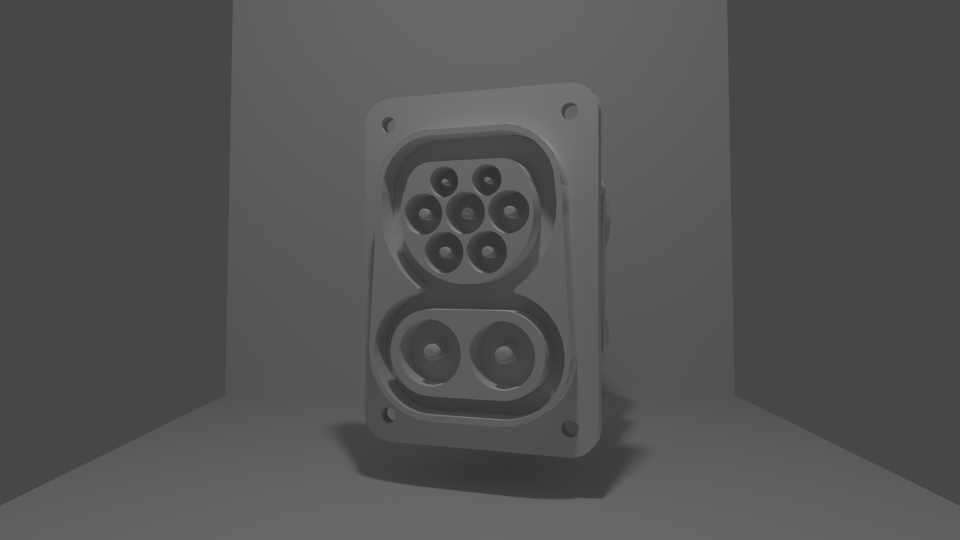
#> input picture Triangulation/images/toast_-20_25.png, 1920 x 1080 px (shown at 1/2 size)
$ jupyter execute triangulation.ipynb   (older library calls are emulated)
#> lines starting #> are read from the running program, lines starting #| are printed output that depends on the picture; after the words box and inside, x2 and y2 are one past the last pixel; in counts of white or black regions, pixels touching at a corner belong together; long printed decimals are rounded
[cell 1]
# import the necessary packages
from imutils import paths
import numpy as np
import imutils
import cv2
def find_marker(image):
	# convert the image to grayscale, blur it, and detect edges
	gray = cv2.cvtColor(image, cv2.COLOR_BGR2GRAY)
	gray = cv2.GaussianBlur(gray, (5, 5), 0)
	edged = cv2.Canny(gray, 35, 125)
	# find the contours in the edged image and keep the largest one;
	# we'll assume that this is our piece of paper in the image
	cnts = cv2.findContours(edged.copy(), cv2.RETR_LIST, cv2.CHAIN_APPROX_SIMPLE)
	cnts = imutils.grab_contours(cnts)
	c = max(cnts, key = cv2.contourArea)
	# compute the bounding box of the of the paper region and return it
	return cv2.minAreaRect(c)

[cell 2]
def distance_to_camera(knownWidth, focalLength, perWidth):
	# compute and return the distance from the maker to the camera
	return (knownWidth * focalLength) / perWidth

[cell 3]
# initialize the known distance from the camera to the object, which
# in this case is 25 cm
KNOWN_DISTANCE = 10 # in inches
# initialize the known object width, which in this case, the piece of
# paper is 12 inches wide
KNOWN_WIDTH = 1.6
# we load the first image that contains an object that is KNOWN TO BE 25 cm
# from our camera, then find the marker in the image, and initialize
# the focal length
image = cv2.imread("./images/toast_-20_25.png")
#> image is the input picture: shape (1080, 1920, 3); mean B, G, R 82.3, 82.3, 82.3
marker = find_marker(image)
#> in find_marker, `edged = cv2.Canny(gray, 35, 125)`:
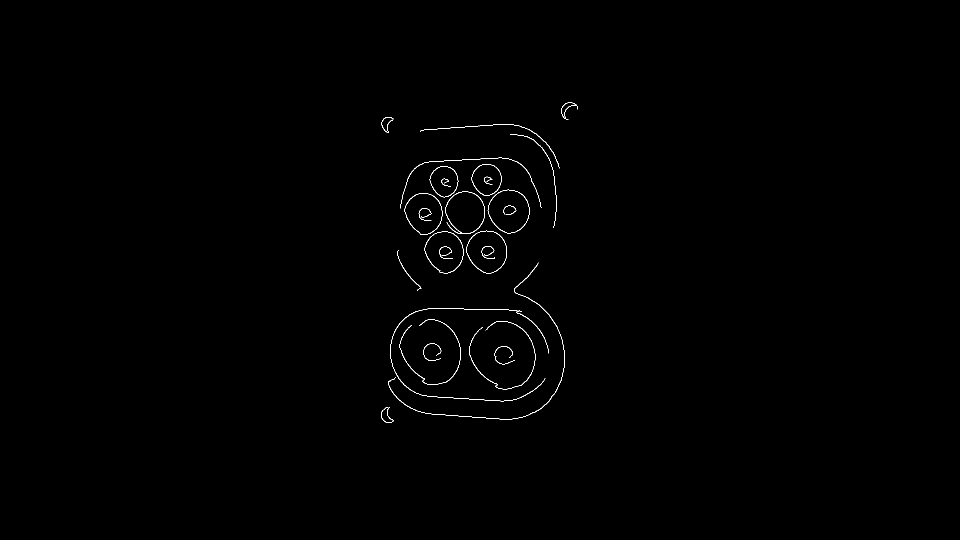
#> edged: shape (1080, 1920) (shown at 1/2 size); 0.33% white in thin lines or dots, all inside (x1, y1, x2, y2) = (762, 205, 1156, 846)
#> in find_marker, `cnts = cv2.findContours(edged.copy(), cv2.RETR_LIST, cv2.CHAIN_APPROX_..`: cnts = 36 contours, 6 with area under 20; largest, box (x1, y1, x2, y2) and area: (975, 379, 1059, 467) 5466, (975, 379, 1059, 467) 5392, (932, 461, 1014, 547) 5221, (932, 461, 1014, 547) 5144, (890, 383, 970, 468) 5070
#> in find_marker, `c = max(cnts, key = cv2.contourArea)`: c = contour of 123 points, box (x1, y1, x2, y2) (975, 379, 1059, 467), area 5466
#> marker = ((1018.8, 420.7), (82.02, 84.15), -45)
focalLength = (marker[1][0] * KNOWN_DISTANCE ) /(KNOWN_WIDTH)
#> focalLength = 512.7

[cell 4]
# Area of marker
print(marker[1][0])
#| 82.024

[cell 5]
# loop over the images

# for filename in os.listdir(directory):
image = cv2.imread("./images/toast_-20_25.png")
marker=find_marker(image)
  # marker = find_marker(image)
ref_inches = distance_to_camera(KNOWN_WIDTH, focalLength, marker[1][0])
#> ref_inches = 10
	# draw a bounding box around the image and display it
box = cv2.cv.BoxPoints(marker) if imutils.is_cv2() else cv2.boxPoints(marker)
#> box = ((1019.5, 479.5), (960, 420), (1018, 362), (1077.5, 421.5))
box = np.int0(box)
#> box = [[1019, 479], [960, 419], [1018, 361], [1077, 421]]
cv2.drawContours(image, [box], -1, (0, 255, 0), 2)
cv2.putText(image, "%.2f cm" % (ref_inches *2.5),
		(image.shape[1] - 200, image.shape[0] - 20), cv2.FONT_HERSHEY_SIMPLEX,
		2.0, (0, 255, 0), 3)
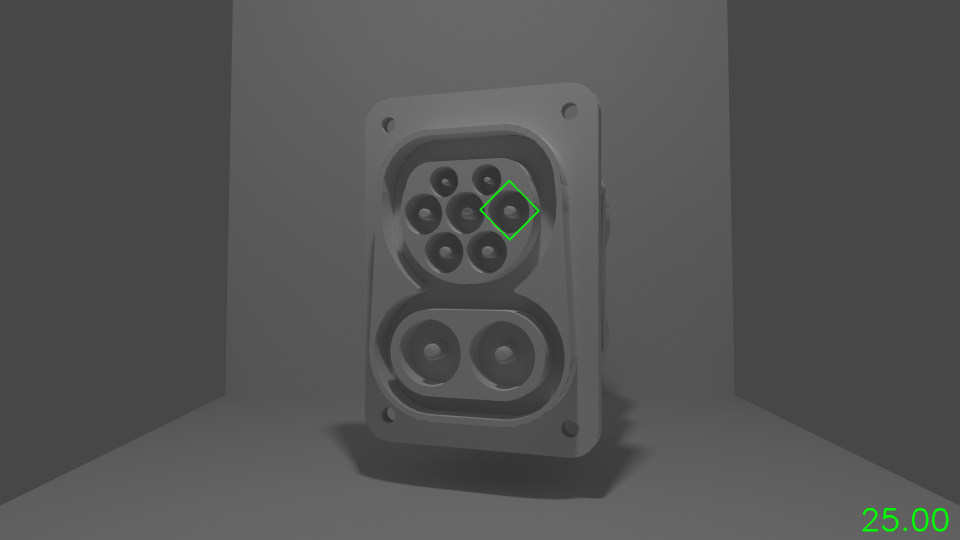
#> image: shape (1080, 1920, 3) (shown at 1/2 size); mean B, G, R 82.1, 82.6, 82.2

[cell 6]
image = cv2.resize(image, (800,400))
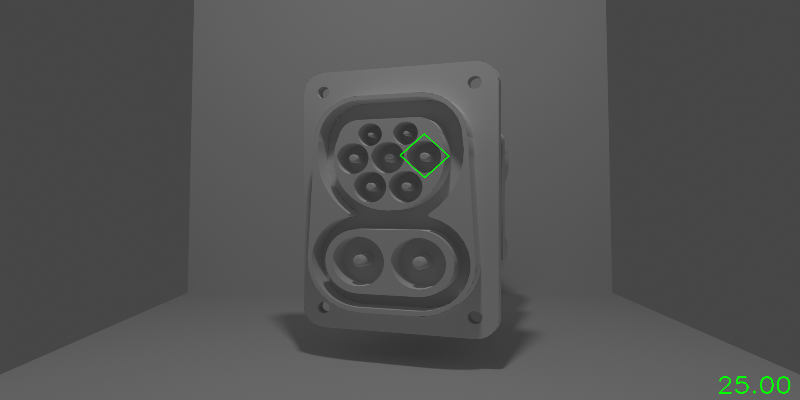
#> image: shape (400, 800, 3); mean B, G, R 82.1, 82.6, 82.1
cv2.imshow('img',image)
cv2.waitKey(0)
cv2.destroyAllWindows()

[cell 7]
print(f"{ref_inches*2.5}cm")
#| 25.0cm

##### Above cell shows the depth of the reference image.

[cell 8]
# for filename in os.listdir(directory):
image2 = cv2.imread("./images/toast_-20_37.png")
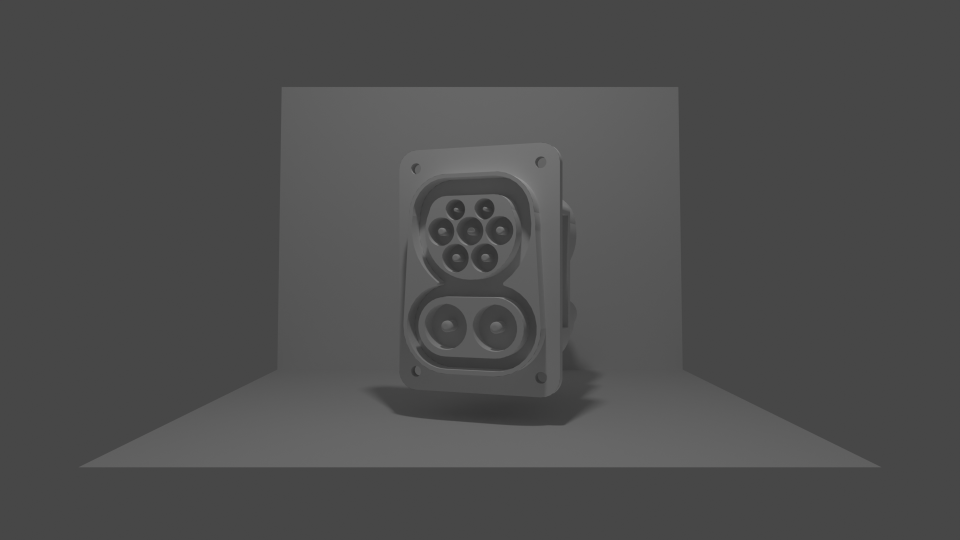
#> input picture Triangulation/images/toast_-20_37.png, 1920 x 1080 px (shown at 1/2 size)
#> image2 is the input picture: shape (1080, 1920, 3); mean B, G, R 77.2, 77.2, 77.2
marker=find_marker(image2)
#> in find_marker (call 3), `edged = cv2.Canny(gray, 35, 125)`:
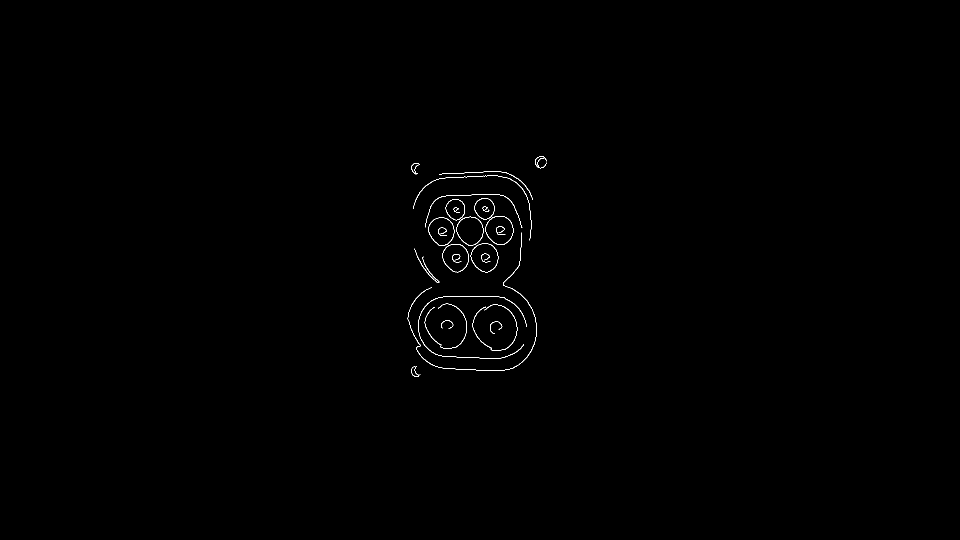
#> edged: shape (1080, 1920) (shown at 1/2 size); 0.25% white in thin lines or dots, all inside (x1, y1, x2, y2) = (815, 313, 1093, 754)
#> in find_marker (call 3), `cnts = cv2.findContours(edged.copy(), cv2.RETR_LIST, cv2.CHAIN_APPROX_..`: cnts = 36 contours, 11 with area under 20; largest, box (x1, y1, x2, y2) and area: (970, 432, 1027, 490) 2455, (970, 432, 1027, 490) 2402, (941, 487, 997, 545) 2388, (941, 487, 997, 545) 2336, (912, 433, 967, 491) 2330
#> in find_marker (call 3), `c = max(cnts, key = cv2.contourArea)`: c = contour of 79 points, box (x1, y1, x2, y2) (970, 432, 1027, 490), area 2455
#> marker = ((999.5, 459), (54.45, 57.28), -45)

inches = distance_to_camera(KNOWN_WIDTH, focalLength, marker[1][0])
#> inches = 15.06

box = cv2.cv.BoxPoints(marker) if imutils.is_cv2() else cv2.boxPoints(marker)
#> box = ((1000.5, 498.5), (960, 458), (998.5, 419.5), (1039, 460))
box = np.int0(box)
#> box = [[1000, 498], [960, 458], [998, 419], [1039, 460]]
cv2.drawContours(image2, [box], -1, (0, 255, 0), 2)
#> image2: shape (1080, 1920, 3); 0.04% of pixels changed, all inside (x1, y1, x2, y2) = (959, 418, 1041, 500)
cv2.putText(image2, "%.2f cm" % (inches *2.5),
		(image2.shape[1] - 200, image2.shape[0] - 20), cv2.FONT_HERSHEY_SIMPLEX,
		2.0, (0, 255, 0), 3)
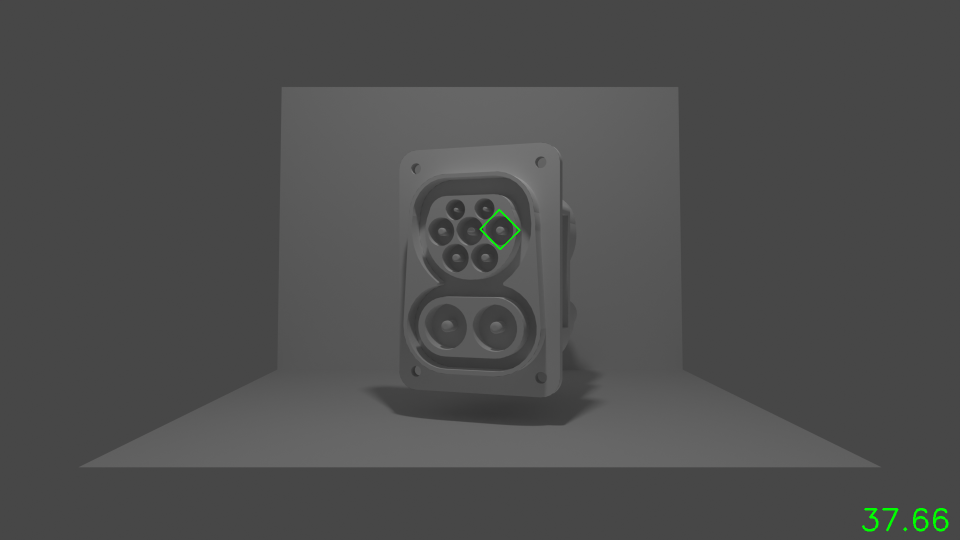
#> image2: shape (1080, 1920, 3) (shown at 1/2 size); mean B, G, R 77.1, 77.5, 77.1

[cell 9]
image2 = cv2.resize(image2,(600,400))
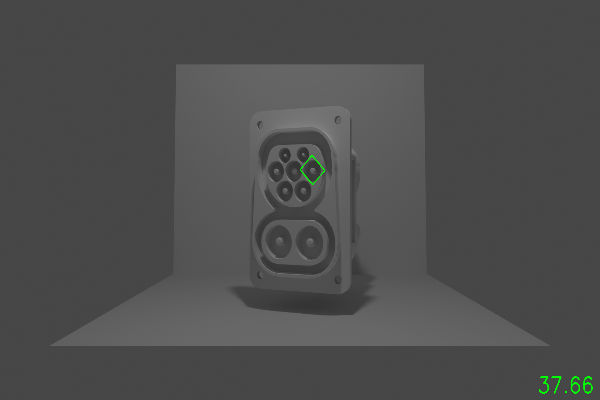
#> image2: shape (400, 600, 3); mean B, G, R 77, 77.4, 77
cv2.imshow('img',image2)
cv2.waitKey(0)
cv2.destroyAllWindows()

[cell 10]
print(f'{inches*2.5}cm')
#| 37.66234048302772cm
